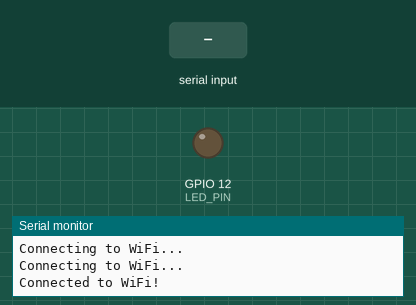
Recording of a program running on a simulated ESP32. Shown: output pins drawn as LEDs (lit = HIGH), the last lines printed to the serial monitor. Inputs (shaded band) come from the test bench. WiFi joins after 1.5 s; servers stay silent unless stated; uploads are accepted with an empty reply; storage starts empty; EEPROM starts erased; the camera gives no picture.

Above: at 3.5 s.
3.6 s: "C" received over Serial
At 4.52 s:
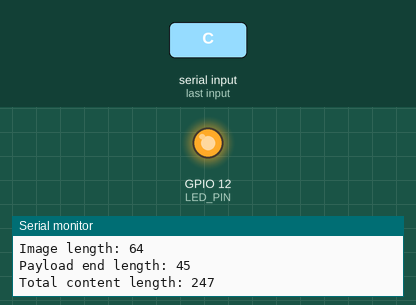
Timing chart, 0 to 6.6 s (numbered marks = the images above; inputs shaded):
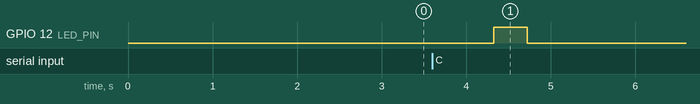

The program:

main.cpp
```cpp
#include "esp_camera.h"
#include "Arduino.h"
#include "FS.h"                // SD Card ESP32
#include "SD_MMC.h"            // SD Card ESP32
#include <SD_MMC.h>
#include "soc/soc.h"           // Disable brownour problems
#include "soc/rtc_cntl_reg.h"  // Disable brownour problems
#include "driver/rtc_io.h"
#include <EEPROM.h>            // read and write from flash memory
#include <WiFi.h>
#include <WiFiClientSecure.h>
#include <HTTPClient.h>

// Pin definition for CAMERA_MODEL_AI_THINKER
#define PWDN_GPIO_NUM     32
#define RESET_GPIO_NUM    -1
#define XCLK_GPIO_NUM      0
#define SIOD_GPIO_NUM     26
#define SIOC_GPIO_NUM     27

#define Y9_GPIO_NUM       35
#define Y8_GPIO_NUM       34
#define Y7_GPIO_NUM       39
#define Y6_GPIO_NUM       36
#define Y5_GPIO_NUM       21
#define Y4_GPIO_NUM       19
#define Y3_GPIO_NUM       18
#define Y2_GPIO_NUM        5
#define VSYNC_GPIO_NUM    25
#define HREF_GPIO_NUM     23
#define PCLK_GPIO_NUM     22

#define BAUD_RATE 9600
#define FLASH_LIGHT_PIN 4
#define LED_PIN 12
#define ESP_32_CAM_IP_ADDR "192.168.4.1"
#define EEPROM_SIZE 1 // For SD card size

const char * apSSID = "ESP32_CAM";       // Name of the WiFi network
const char * apPassword = "camera123";   // Password to connect

const char * SSID = "";
const char * PASSWORD = "";

// Cloud URL
const char* serverName = "http://<IP Address>/<PATH>";

IPAddress ipAddr;

int pictureNumber = 0;

IPAddress get_esp_ip_addr() {
  WiFi.softAP(apSSID, apPassword);
  return WiFi.softAPIP();
}

// Add this before setup()
void init_sd_card() {
    // Use 1-bit mode for SD_MMC
    if(!SD_MMC.begin("/sdcard", true)){  // true enables 1-bit mode
        Serial.println("SD Card Mount Failed");

        // Optional: Blink LED to indicate SD card error
        while(1) {
            digitalWrite(LED_PIN, HIGH);
            delay(200);
            digitalWrite(LED_PIN, LOW);
            delay(200);
        }
    }

    uint8_t cardType = SD_MMC.cardType();
    switch(cardType) {
        case CARD_NONE:
            Serial.println("No SD Card attached");
            return;
        case CARD_MMC:
            Serial.println("MMC card detected");
            break;
        case CARD_SD:
            Serial.println("SD card detected");
            break;
        case CARD_SDHC:
            Serial.println("SDHC card detected");
            break;
    }

    // Print card size for verification
    uint64_t cardSize = SD_MMC.cardSize() / (1024 * 1024);
    Serial.printf("SD Card Size: %lluMB\n", cardSize);
}

void config_camera_settings(sensor_t * s) {
    // Sharp focus settings
    s->set_brightness(s, 1);     // Neutral brightness
    s->set_contrast(s, 2);       // Slightly increased contrast
    s->set_saturation(s, 0);     // Neutral saturation

    // Auto white balance and exposure
    s->set_whitebal(s, 1);       // Enable white balance
    s->set_awb_gain(s, 1);       // Enable auto white balance gain
    s->set_exposure_ctrl(s, 1);  // Enable exposure control
    s->set_aec2(s, 1);           // Advanced exposure control
    s->set_ae_level(s, 0);       // Neutral exposure level

    // Sharpness and noise reduction
    s->set_sharpness(s, 2);      // Moderate sharpness increase
    s->set_denoise(s, 1);        // Light noise reduction
}

void optimize_camera_focus(sensor_t *s) {
    // Maximize sharpness parameters
    s->set_sharpness(s, 3);      // Highest sharpness
    s->set_contrast(s, 2);       // Increased contrast

    // Exposure optimization
    s->set_exposure_ctrl(s, 1);  // Enable advanced exposure
    s->set_aec2(s, 1);           // Advanced exposure control
    s->set_ae_level(s, 0);       // Neutral exposure
    s->set_aec_value(s, 800);    // Adjusted exposure value

    // White balance
    s->set_whitebal(s, 1);       // Enable white balance
    s->set_awb_gain(s, 1);       // Auto white balance gain
    s->set_wb_mode(s, 0);        // Auto white balance mode
}

void save_to_sd_card(camera_fb_t * fb) {
  // initialize EEPROM with predefined size
  EEPROM.begin(EEPROM_SIZE);
  pictureNumber = EEPROM.read(0) + 1;

  // Path where new picture will be saved in SD Card
  String path = "/picture" + String(pictureNumber) +".jpg";

  fs::FS &fs = SD_MMC;
  Serial.printf("Picture file name: %s\n", path.c_str());

  File file = fs.open(path.c_str(), FILE_WRITE);
  if(!file){
    Serial.println("Failed to open file in writing mode");
  }
  else {
    file.write(fb->buf, fb->len); // payload (image), payload length
    Serial.printf("Saved file to path: %s\n", path.c_str());
    EEPROM.write(0, pictureNumber);
    EEPROM.commit();
  }
  file.close();
}

void connect_to_wifi() {
  WiFi.begin(SSID, PASSWORD);
  while (WiFi.status() != WL_CONNECTED) {
    delay(1000);
    Serial.println("Connecting to WiFi...");
  }
  Serial.println("Connected to WiFi!");
}

String upload_to_cloud(camera_fb_t *fb) {
    if (WiFi.status() != WL_CONNECTED) {
        Serial.println("WiFi not connected");
        return "";
    }

    // Create WiFiClient and HTTPClient
    WiFiClient client;
    HTTPClient http;
    http.begin(client, serverName);

    // Prepare multipart form data manually
    String boundary = "----WebKitFormBoundary7MA4YWxkTrZu0gW";

    // Construct the full multipart payload
    String startPart = "--" + boundary + "\r\n";
    startPart += "Content-Disposition: form-data; name=\"file\"; filename=\"capture.jpg\"\r\n";
    startPart += "Content-Type: image/jpeg\r\n\r\n";
    String endPart = "\r\n--" + boundary + "--\r\n";

    // Calculate total content length
    size_t contentLength = startPart.length() + fb->len + endPart.length();

    // Set headers explicitly
    http.addHeader("Content-Type", "multipart/form-data; boundary=" + boundary);
    http.addHeader("Content-Length", String(contentLength));

    // Debugging info
    Serial.println("Payload start length: " + String(startPart.length()));
    Serial.println("Image length: " + String(fb->len));
    Serial.println("Payload end length: " + String(endPart.length()));
    Serial.println("Total content length: " + String(contentLength));

    // Allocate buffer for full payload
    uint8_t* fullPayload = (uint8_t*)malloc(contentLength);
    if (!fullPayload) {
        Serial.println("Memory allocation failed");
        return "";
    }

    // Copy parts into buffer
    size_t offset = 0;
    memcpy(fullPayload + offset, startPart.c_str(), startPart.length());
    offset += startPart.length();

    memcpy(fullPayload + offset, fb->buf, fb->len);
    offset += fb->len;

    memcpy(fullPayload + offset, endPart.c_str(), endPart.length());

    // Send POST request
    int httpResponseCode = http.POST(fullPayload, contentLength);

    // Free allocated memory
    free(fullPayload);

    // Handle response
    if (httpResponseCode > 0) {
        String response = http.getString();
        Serial.printf("HTTP Response code: %d\n", httpResponseCode);
        Serial.println("Server Response: ");
        Serial.println(response);
        http.end();
        return response;
    } else {
        Serial.printf("HTTP POST failed, error: %s\n", http.errorToString(httpResponseCode).c_str());
        http.end();
        return "";
    }
}

// UNFINISHED, turn motor based on response
void turn_motor(String response) {
  if (response == "YES") {
    Serial.println("RECYCLABLE");
  } else if ( response == "NO") {
    Serial.println("NOT RECYCLABLE");
  } else {
    Serial.println("Response Error");
  }
}

void classify_image() {
  // Take Picture with Camera
  camera_fb_t * fb = esp_camera_fb_get();
  if (!fb) {
    Serial.println("Camera capture failed");
    return;
  }

  // Save picture to sd card
  save_to_sd_card(fb);

  // Process the image buffer (fb->buf) here
  Serial.printf("Captured photo! Size: %d bytes\n", fb->len);

  String response = upload_to_cloud(fb);  // Upload the captured photo
  turn_motor(response);

  // Release the frame buffer
  esp_camera_fb_return(fb);
}

void setup() {
    Serial.begin(BAUD_RATE);

    WRITE_PERI_REG(RTC_CNTL_BROWN_OUT_REG, 0); //disable brownout detector

    camera_config_t config;
    config.ledc_channel = LEDC_CHANNEL_0;
    config.ledc_timer = LEDC_TIMER_0;
    config.pin_d0 = Y2_GPIO_NUM;
    config.pin_d1 = Y3_GPIO_NUM;
    config.pin_d2 = Y4_GPIO_NUM;
    config.pin_d3 = Y5_GPIO_NUM;
    config.pin_d4 = Y6_GPIO_NUM;
    config.pin_d5 = Y7_GPIO_NUM;
    config.pin_d6 = Y8_GPIO_NUM;
    config.pin_d7 = Y9_GPIO_NUM;
    config.pin_xclk = XCLK_GPIO_NUM;
    config.pin_pclk = PCLK_GPIO_NUM;
    config.pin_vsync = VSYNC_GPIO_NUM;
    config.pin_href = HREF_GPIO_NUM;
    config.pin_sccb_sda = SIOD_GPIO_NUM;
    config.pin_sccb_scl = SIOC_GPIO_NUM;
    config.pin_pwdn = PWDN_GPIO_NUM;
    config.pin_reset = RESET_GPIO_NUM;
    config.xclk_freq_hz = 20000000;
    config.pixel_format = PIXFORMAT_JPEG;

    if (psramFound()){
      config.frame_size = FRAMESIZE_UXGA; // FRAMESIZE_ + QVGA|CIF|VGA|SVGA|XGA|SXGA|UXGA
      config.jpeg_quality = 5;
      config.fb_count = 2;
    } else {
      config.frame_size = FRAMESIZE_SVGA;
      config.jpeg_quality = 8;
      config.fb_count = 1;
    }

    // Init Camera
    esp_err_t err = esp_camera_init(&config);
    if (err != ESP_OK) {
      Serial.printf("Camera init failed with error 0x%x", err);
      return;
    }

    // If we want to use SD card
    init_sd_card();

    sensor_t * sensor = esp_camera_sensor_get();
    // Configure camera settings
    config_camera_settings(sensor);
    optimize_camera_focus(sensor);

    // Connect to WiFi
    connect_to_wifi();

    // Configure GPIO 4 for flashlight control
    // pinMode(FLASH_LIGHT_PIN, OUTPUT);
    pinMode(LED_PIN, OUTPUT);
}

void loop() {
  digitalWrite(LED_PIN, HIGH);
  // Turn on the flashlight
  // digitalWrite(4, HIGH);
  // Serial.println("Flashlight ON");

  if (Serial.available() > 0) {
    char command = Serial.read();
    command = toupper(command);
    if (command == 'C') { // captures an image
      classify_image();
    }
  }

  // delay(2000); // Keep it on for 2 seconds
  // Turn off the flashlight
  // digitalWrite(4, LOW);
  // Serial.println("Flashlight OFF");

  digitalWrite(LED_PIN, LOW);
  delay(1000); // Keep it off for 2 seconds
}
```

Measured:
- after the input at 3.6 s, GPIO 12 (LED_PIN): LOW → HIGH after 0.72 s, → LOW 0.40 s later
